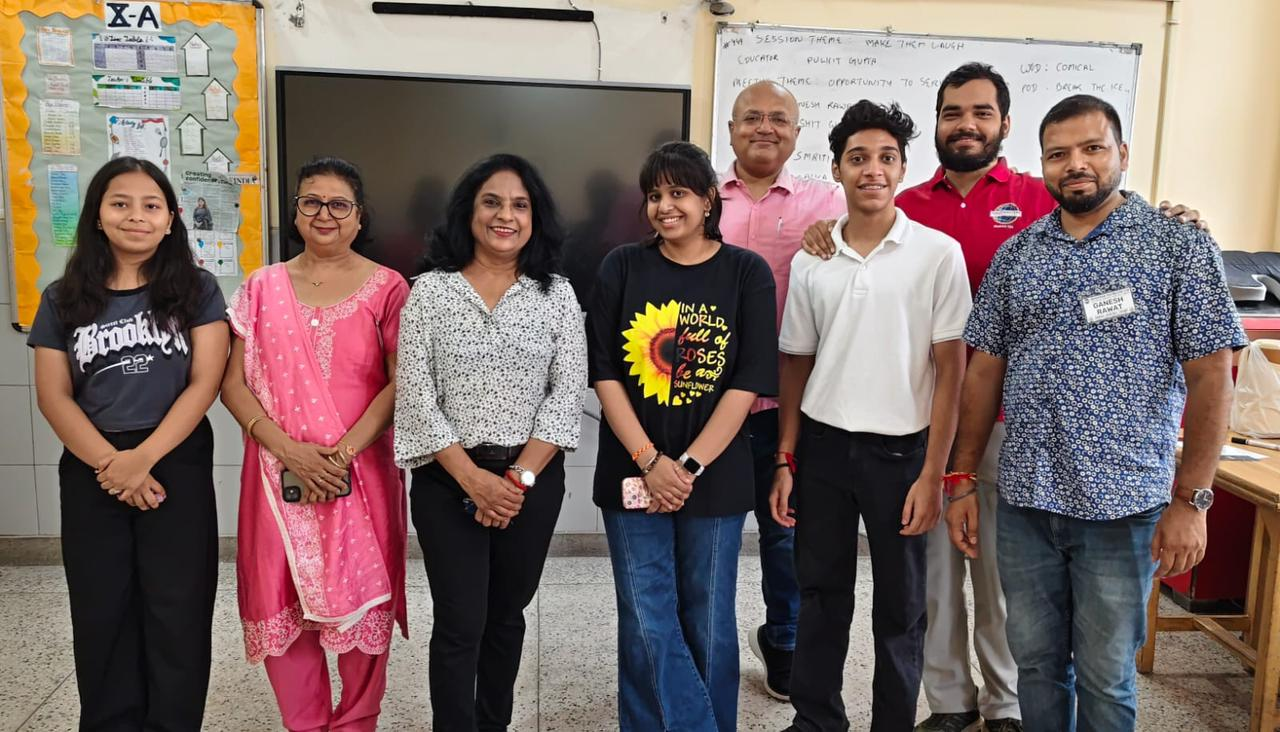
#> input picture imagee.jpeg, 1280 x 732 px, found by its file name
$ jupyter execute day4_assi.ipynb
#> lines starting #> are read from the running program, lines starting #| are printed output that depends on the picture
[cell 1]
import cv2

# Load image
img = cv2.imread(
    r'C:\Users\User\OneDrive\Desktop\Bootcamp AI\imagee.jpeg'
)
#> img is the input picture: shape (732, 1280, 3); mean B, G, R 103.9, 108.2, 126.8

if img is None:
    print("Image could not be loaded.")
else:
    print("Image loaded successfully")
    print("Original shape:", img.shape)
#| Original shape: (732, 1280, 3)

    # 1. Resize
    resized = cv2.resize(img, (640, 480))
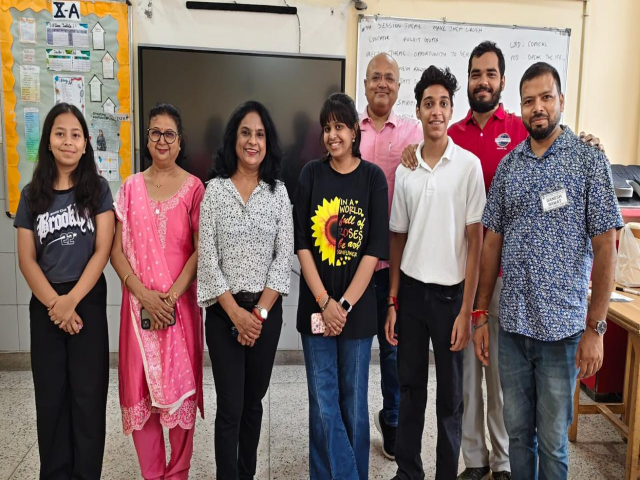
#> resized: shape (480, 640, 3); mean B, G, R 103.7, 108.1, 126.6

    # 2. Crop
    cropped = img[100:500, 200:800]
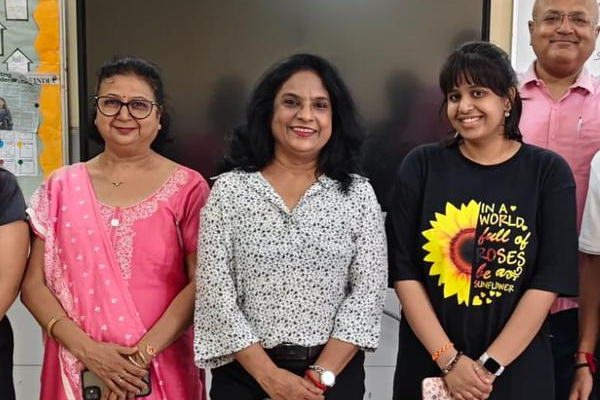
#> cropped: shape (400, 600, 3); mean B, G, R 89.3, 96.2, 125.4

    # 3. Convert to grayscale
    gray = cv2.cvtColor(img, cv2.COLOR_BGR2GRAY)
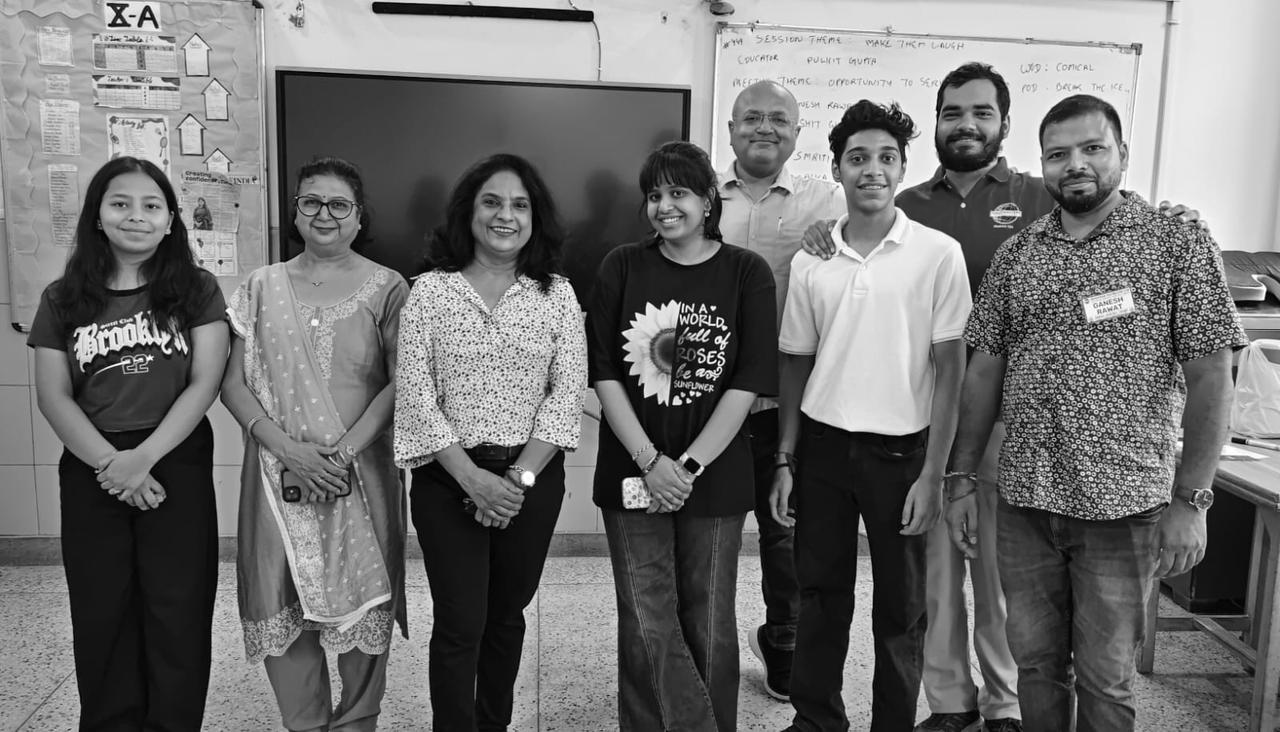
#> gray: shape (732, 1280); min 0, max 255, mean 113.3

    # 4. Blur
    blurred = cv2.GaussianBlur(img, (15, 15), 0)
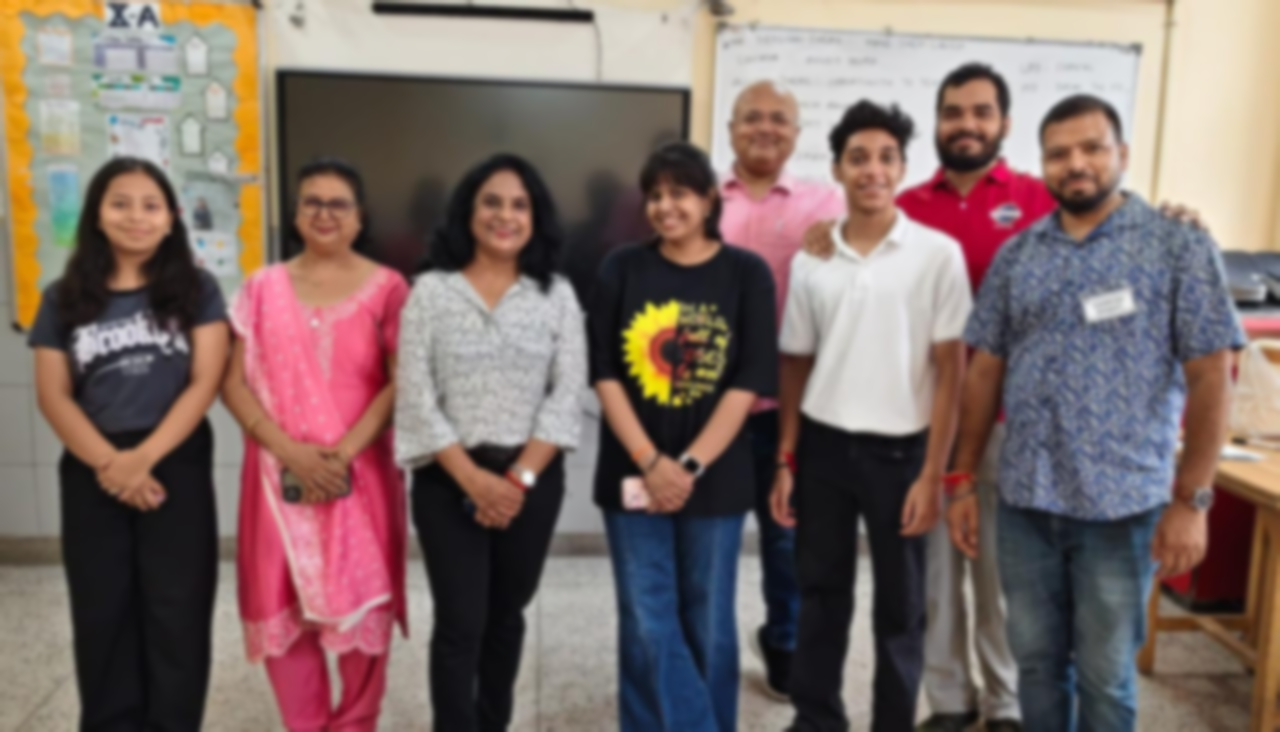
#> blurred: shape (732, 1280, 3); mean B, G, R 103.9, 108.2, 126.8

    # 5. Rotate
    rotated = cv2.rotate(img, cv2.ROTATE_90_CLOCKWISE)
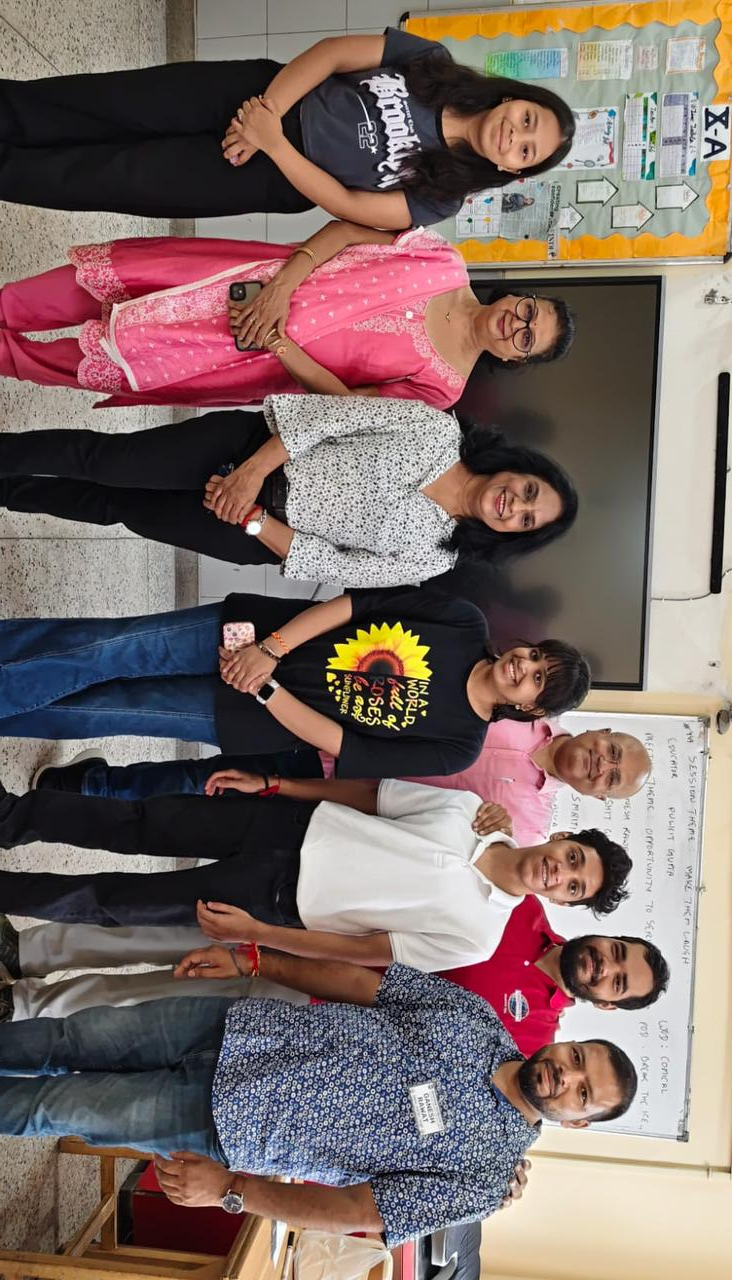
#> rotated: shape (1280, 732, 3); mean B, G, R 103.9, 108.2, 126.8

    # 6. Increase brightness
    bright = cv2.convertScaleAbs(img, alpha=1.2, beta=40)
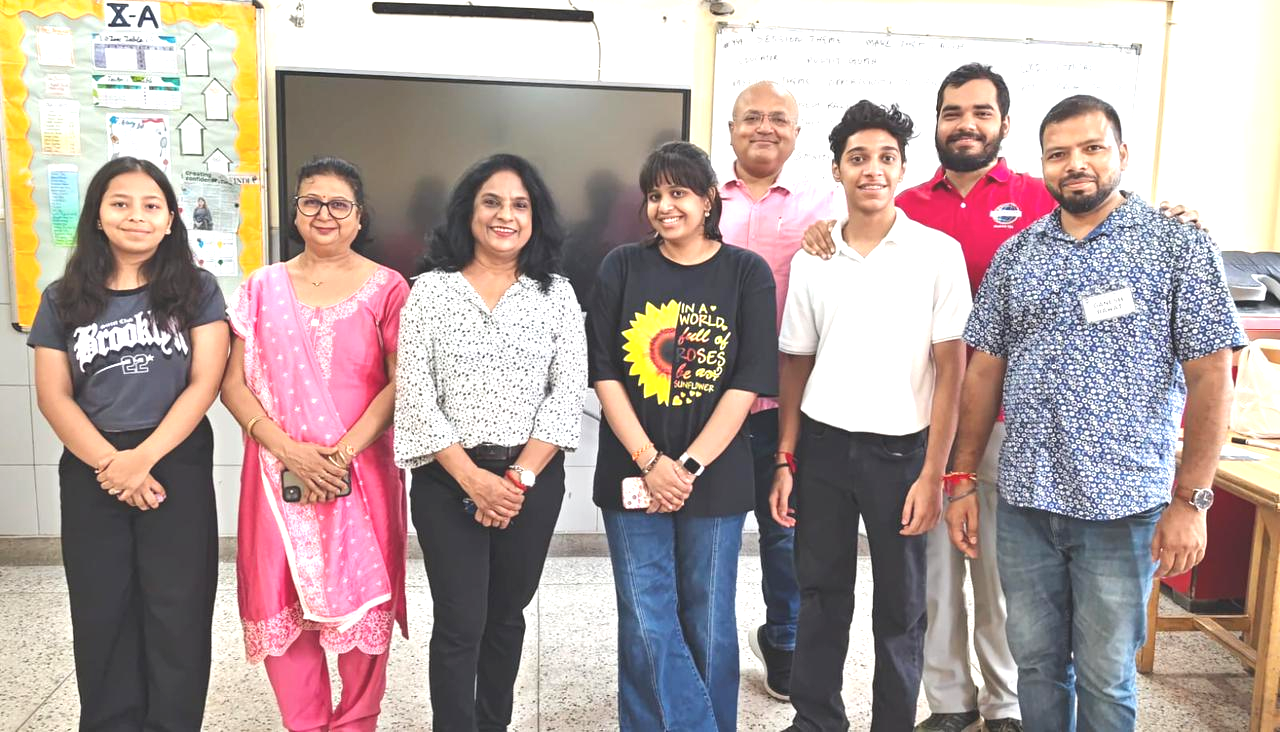
#> bright: shape (732, 1280, 3); mean B, G, R 158.3, 161.6, 178

    # Display images
    cv2.imshow("Original", img)
    cv2.imshow("Resized", resized)
    cv2.imshow("Cropped", cropped)
    cv2.imshow("Grayscale", gray)
    cv2.imshow("Blurred", blurred)
    cv2.imshow("Rotated", rotated)
    cv2.imshow("Brightened", bright)

    # Save edited images
    cv2.imwrite("resized.jpg", resized)
    cv2.imwrite("gray.jpg", gray)
    cv2.imwrite("blurred.jpg", blurred)
    cv2.imwrite("rotated.jpg", rotated)
    cv2.imwrite("bright.jpg", bright)

    cv2.waitKey(0)
    cv2.destroyAllWindows()
